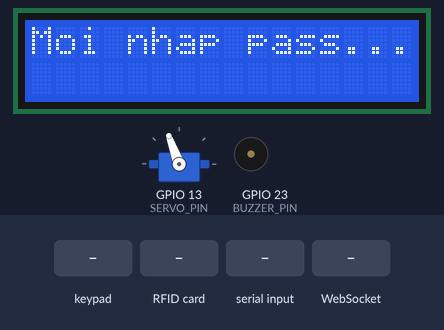
Recording of a sketch running on a simulated ESP32. On the bench: servo, 16×2 character LCD, buzzer (waves = sounding, pin HIGH). Inputs (shaded band) come from the test bench. EEPROM starts erased; what the sketch prints to the serial monitor is not drawn.

Above: at 1.3 s.
1.4 s: keypad keys 1 2 3 4 A pressed 0.4 s apart
At 4.6 s:
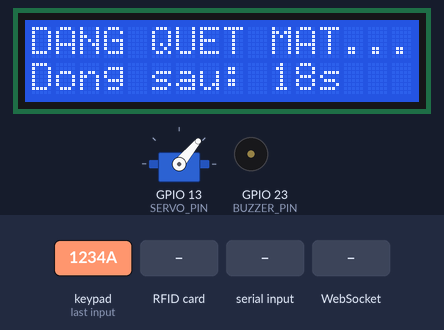
4.9 s: RFID card 12 34 56 78 held to the reader
At 5.9 s:
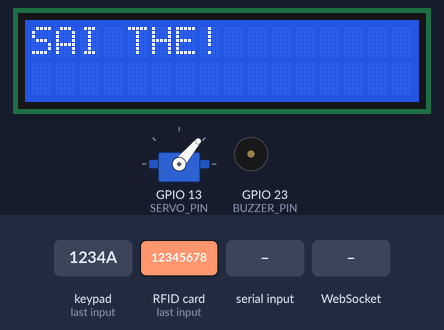
7.9 s: "OPEN_DOOR\n" received over Serial
At 8.9 s:
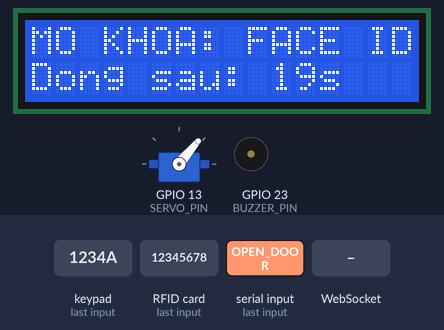
10.9 s: WebSocket text "learn" received
At 12.8 s:
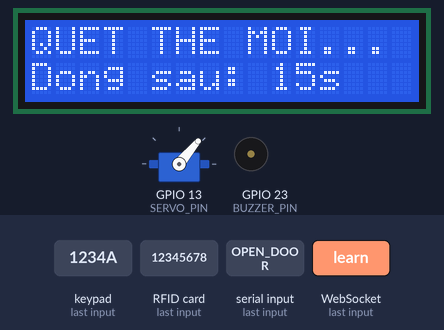
13.9 s: key '1' pressed
At 14.5 s:
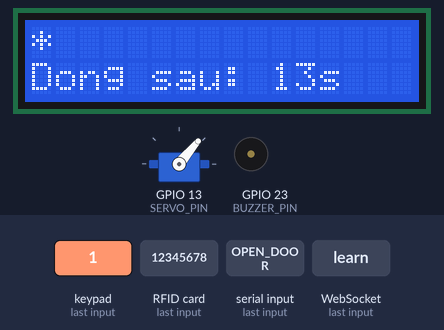
16.6 s: keypad keys 1 4 2 7 2 6 2 5 # pressed 0.4 s apart
At 18.7 s:
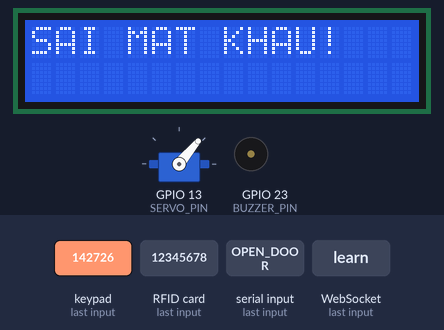
Timing chart, 0 to 29.8 s (numbered marks = the images above; inputs shaded):
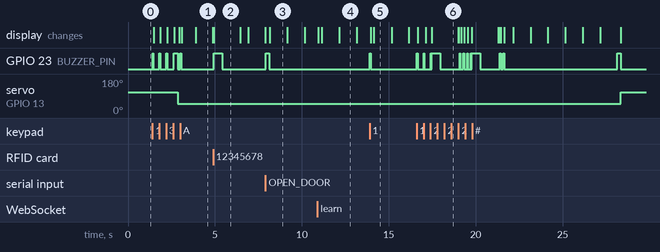

The sketch:

sketch_jan4a.ino
```cpp
#include <WiFi.h>
#include <ESPAsyncWebServer.h>
#include <AsyncTCP.h>
#include <ESP32Servo.h>
#include <LiquidCrystal_I2C.h>
#include <Keypad.h>
#include <Password.h>
#include <SPI.h>
#include <MFRC522.h>
#include <Preferences.h>

// --- CẤU HÌNH CHÂN ---
#define SS_PIN 4
#define RST_PIN 5
#define BUZZER_PIN 23
#define SERVO_PIN 13

// --- CẤU HÌNH KEYPAD ---
const byte ROWS = 4;
const byte COLS = 4;
char keys[ROWS][COLS] = {
  {'1','2','3','A'},
  {'4','5','6','B'},
  {'7','8','9','C'},
  {'*','0','#','D'}
};
byte rowPins[ROWS] = {14, 27, 26, 25};
byte colPins[COLS] = {33, 32, 18, 19};
Keypad keypad = Keypad(makeKeymap(keys), rowPins, colPins, ROWS, COLS);

// KHỞI TẠO ĐỐI TƯỢNG
Servo servo;
AsyncWebServer server(80);
AsyncWebSocket ws("/ws");
Preferences preferences;
LiquidCrystal_I2C lcd(0x27, 16, 2);
MFRC522 rfid(SS_PIN, RST_PIN);
Password password = Password("1234");

// BIẾN TOÀN CỤC
String currentPassString = "1234";
const int MAX_CARDS = 10;
byte cardList[MAX_CARDS][4];
int cardCount = 0;
bool isLearningMode = false;
String faceNames = "";
bool doorLocked = true;
unsigned long openStartTime = 0;
const unsigned long AUTO_CLOSE_DELAY = 20000; // 20 giây tự đóng
bool timerActive = false;
int lastRemainingSec = -1;

// KHAI BÁO HÀM
void sendData();
void controlDoor(bool lock, String method);
void displayWelcomeMessage();
void deleteCard(int index);
void updatePassword(String newPass);
void updateTimerDisplay(int remaining);

// --- GIAO DIỆN WEB ---
void handleRoot(AsyncWebServerRequest *request) {
  String html = R"rawliteral(
<!DOCTYPE html><html><head><meta charset="UTF-8"><meta name="viewport" content="width=device-width, initial-scale=1">
<style>
  body { font-family: sans-serif; background: #1a1a2e; color: white; text-align: center; }
  .container { max-width: 450px; margin: auto; background: #16213e; padding: 20px; border-radius: 15px; }
  .timer-box { font-size: 48px; color: #e94560; background: #0f3460; padding: 10px; border-radius: 10px; margin: 10px 0; }
  .item-row { background: #0f3460; margin: 8px 0; padding: 12px; display: flex; justify-content: space-between; border-radius: 8px; align-items: center; }
  .btn { padding: 10px; cursor: pointer; border: none; border-radius: 5px; color: white; font-weight: bold; }
  .btn-unlock { background: #27ae60; width: 100%; font-size: 18px; }
  .btn-del { background: #c0392b; font-size: 12px; }
  .inp-pass { padding: 10px; width: 60%; border-radius: 5px; border: none; }
</style>
<script>
  var gateway = `ws://${window.location.hostname}/ws`;
  var websocket;
  window.onload = () => {
    websocket = new WebSocket(gateway);
    websocket.onmessage = (e) => {
      var data = JSON.parse(e.data);
      document.getElementById('timer').innerText = data.remaining + "s";
      document.getElementById('doorStatus').innerText = data.locked ? "ĐANG KHÓA" : "ĐANG MỞ";

      let fHtml = "";
      if(data.faceNames) {
        data.faceNames.split(",").forEach((name) => {
          if(name) fHtml += `<div class="item-row"><span>Mặt: ${name}</span><button class="btn btn-del" onclick="delFace('${name}')">XÓA</button></div>`;
        });
      }
      document.getElementById('faceList').innerHTML = fHtml;

      let cHtml = "";
      for(let i=0; i<data.cardCnt; i++) {
        cHtml += `<div class="item-row"><span>Thẻ RFID #${i+1}</span><button class="btn btn-del" onclick="delCard(${i})">XÓA</button></div>`;
      }
      document.getElementById('cardList').innerHTML = cHtml;
    };
  };
  function send(m) { websocket.send(m); }
  function delFace(name) { if(confirm("Xóa mặt " + name + "?")) send("delface_" + name); }
  function delCard(idx) { if(confirm("Xóa thẻ?")) send("del_" + idx); }
  function learnFace() { let name = prompt("Tên người mới:"); if(name) send("learnface_" + name); }

  function changePass() {
    let p = document.getElementById("newPassInput").value;
    if(p.length === 4 && !isNaN(p)) {
      if(confirm("Đổi mật khẩu thành: " + p + "?")) {
        send("changepass_" + p);
        document.getElementById("newPassInput").value = "";
      }
    } else {
      alert("Mật khẩu phải là 4 chữ số!");
    }
  }
</script></head>
<body>
  <div class="container">
    <h2 id="doorStatus">KET NOI...</h2>
    <div class="timer-box" id="timer">20s</div>
    <button class="btn btn-unlock" onclick="send('toggle')">DONG/MO CUA</button>

    <div style="margin-top:20px; background:#0f3460; padding:10px; border-radius:10px">
      <h3>DOI MAT KHAU KEYPAD</h3>
      <input type="number" id="newPassInput" class="inp-pass" placeholder="Nhập 4 số mới">
      <button class="btn" style="background:#8e44ad; width:30%" onclick="changePass()">LƯU</button>
    </div>

    <div style="margin-top:10px">
      <button class="btn" style="background:#f39c12" onclick="send('learn')">THEM THE RFID</button>
      <button class="btn" style="background:#3498db" onclick="learnFace()">THEM MAT</button>
    </div>
    <hr><h3>DANH SACH MAT</h3><div id="faceList"></div>
    <hr><h3>DANH SACH THE</h3><div id="cardList"></div>
  </div>
</body></html>)rawliteral";
  request->send(200, "text/html", html);
}

// --- SETUP ---
void setup() {
  Serial.begin(115200);

  // Nạp thẻ nhớ Flash
  preferences.begin("my-app", false);
  cardCount = preferences.getInt("count", 0);
  for (int i = 0; i < cardCount; i++) {
    String key = "c" + String(i);
    preferences.getBytes(key.c_str(), cardList[i], 4);
  }
  if(preferences.isKey("sys_pass")) {
    currentPassString = preferences.getString("sys_pass");
  }
  password.set((char*)currentPassString.c_str());
  Serial.println("Mat khau: " + currentPassString);

  // WiFi AP
  WiFi.softAP("ESP32_CuaThongMinh", "12345678");
  Serial.print("IP Address: ");
  Serial.println(WiFi.softAPIP());

  // Cài đặt Servo
  servo.setPeriodHertz(50);
  servo.attach(SERVO_PIN, 500, 2400);
  servo.write(110); // Góc khóa ban đầu

  // Khởi động thiết bị ngoại vi
  lcd.init(); lcd.backlight();
  pinMode(BUZZER_PIN, OUTPUT);
  SPI.begin(15, 35, 2, 4); // SCK, MISO, MOSI, SS (Sửa lại nếu chân khác)
  rfid.PCD_Init();

  // Cài đặt Server & WebSocket
  server.on("/", HTTP_GET, handleRoot);

  ws.onEvent([](AsyncWebSocket *s, AsyncWebSocketClient *c, AwsEventType t, void *arg, uint8_t *data, size_t len){
    if (t == WS_EVT_CONNECT) sendData();
    if (t == WS_EVT_DATA) {
      data[len] = 0; String msg = (char*)data;
      if (msg == "toggle") { doorLocked = !doorLocked; controlDoor(doorLocked, "web"); }
      else if (msg == "learn") { isLearningMode = true; lcd.clear(); lcd.print("QUET THE MOI..."); }
      else if (msg.startsWith("learnface_")) Serial.println("LEARNFACE:" + msg.substring(10));
      else if (msg.startsWith("delface_")) Serial.println("DELETE_FACE:" + msg.substring(8));
      else if (msg.startsWith("del_")) deleteCard(msg.substring(4).toInt());
      else if (msg.startsWith("changepass_")) updatePassword(msg.substring(11));
    }
  });

  server.addHandler(&ws);

  // --- QUAN TRỌNG: NHẬN TÍN HIỆU TỪ PYTHON ---
  server.on("/face_toggle", HTTP_POST, [](AsyncWebServerRequest *request){
      doorLocked = false;             // Chuyển trạng thái mở
      controlDoor(doorLocked, "FACE ID"); // Kích hoạt Servo & LCD
      request->send(200, "text/plain", "OK"); // Phản hồi cho Python
      Serial.println("DA NHAN LENH MO CUA TU PYTHON");
  });
  // -------------------------------------------

  server.begin();
  displayWelcomeMessage();
}

// --- LOOP ---
void loop() {
  // Timer tự đóng cửa
  if (timerActive && !doorLocked) {
      unsigned long elapsed = millis() - openStartTime;
      if (elapsed >= AUTO_CLOSE_DELAY) {
          doorLocked = true; timerActive = false;
          controlDoor(true, "auto");
      } else {
          int remaining = (AUTO_CLOSE_DELAY - elapsed) / 1000;
          if (remaining != lastRemainingSec) {
              lastRemainingSec = remaining;
              sendData(); updateTimerDisplay(remaining);
          }
      }
  }

  // Xử lý Keypad
  char key = keypad.getKey();
  if (key != NO_KEY) {
    digitalWrite(BUZZER_PIN, HIGH); delay(50); digitalWrite(BUZZER_PIN, LOW);

    if (key == 'A') { // Bắt đầu nhận diện
       Serial.println("START_RECOGNITION");
       lcd.clear(); lcd.print("DANG QUET MAT...");
    }
    else if (key == 'C') { // Reset mật khẩu đang nhập
       password.reset(); displayWelcomeMessage();
    }
    else { // Nhập mật khẩu
       static int len = 0;
       if (len == 0) lcd.clear();
       password.append(key); lcd.print("*"); len++;
       if (len == 4) {
          if (password.evaluate()) {
             doorLocked = !doorLocked; controlDoor(doorLocked, "keypad");
          } else {
             lcd.clear(); lcd.print("SAI MAT KHAU!");
             digitalWrite(BUZZER_PIN, HIGH); delay(500); digitalWrite(BUZZER_PIN, LOW);
             delay(1000); displayWelcomeMessage();
          }
          password.reset(); len = 0;
       }
    }
  }

  // Xử lý RFID
  if (rfid.PICC_IsNewCardPresent() && rfid.PICC_ReadCardSerial()) {
    byte currUID[4]; for (byte i = 0; i < 4; i++) currUID[i] = rfid.uid.uidByte[i];
    if (isLearningMode) {
      if(cardCount < MAX_CARDS) {
        memcpy(cardList[cardCount], currUID, 4);
        preferences.putBytes(("c" + String(cardCount)).c_str(), cardList[cardCount], 4);
        cardCount++; preferences.putInt("count", cardCount);
        lcd.clear(); lcd.print("DA THEM THE!"); digitalWrite(BUZZER_PIN, HIGH); delay(500); digitalWrite(BUZZER_PIN, LOW);
      }
      isLearningMode = false; delay(1000); displayWelcomeMessage();
    } else {
      bool f = false; for (int i = 0; i < cardCount; i++) if (memcmp(currUID, cardList[i], 4) == 0) f = true;
      if (f) { doorLocked = !doorLocked; controlDoor(doorLocked, "RFID"); }
      else { lcd.clear(); lcd.print("SAI THE!"); digitalWrite(BUZZER_PIN, HIGH); delay(500); digitalWrite(BUZZER_PIN, LOW); delay(1000); displayWelcomeMessage(); }
    }
    rfid.PICC_HaltA(); rfid.PCD_StopCrypto1();
  }

  // Xử lý lệnh từ Serial (Python gửi tên khuôn mặt đã lưu)
  if (Serial.available() > 0) {
    String in = Serial.readStringUntil('\n');
    in.trim(); // Cắt bỏ khoảng trắng thừa (Rất quan trọng)

    // 1. Lệnh cập nhật danh sách tên (như cũ)
    if (in.startsWith("LIST:")) {
        faceNames = in.substring(5);
        sendData();
    }

    // 2. LỆNH MỞ CỬA TỪ FACE ID (Cái bạn đang thiếu)
    else if (in == "OPEN_DOOR") {
        Serial.println("ESP32: DA MO KHOA BANG FACE ID");
        doorLocked = false;             // Mở chốt
        controlDoor(doorLocked, "FACE ID"); // Kích hoạt Servo + Timer 20s
    }
  }
}

// --- CÁC HÀM PHỤ TRỢ ---

void updateTimerDisplay(int remaining) {
    lcd.setCursor(0, 1);
    lcd.print("Dong sau: "); lcd.print(remaining); lcd.print("s  ");
}

void updatePassword(String newPass) {
  if(newPass.length() == 4) {
    currentPassString = newPass;
    preferences.putString("sys_pass", currentPassString);
    password.set((char*)currentPassString.c_str());
    digitalWrite(BUZZER_PIN, HIGH); delay(100); digitalWrite(BUZZER_PIN, LOW);
    delay(100); digitalWrite(BUZZER_PIN, HIGH); delay(100); digitalWrite(BUZZER_PIN, LOW);
    Serial.println("Mat khau moi: " + currentPassString);
  }
}

void controlDoor(bool lock, String method) {
  digitalWrite(BUZZER_PIN, HIGH); delay(200); digitalWrite(BUZZER_PIN, LOW);

  if(lock) servo.write(110); // Góc KHÓA
  else servo.write(50);      // Góc MỞ

  if (!lock) {
      openStartTime = millis(); timerActive = true; lastRemainingSec = -1;
      lcd.clear(); lcd.print("MO KHOA: " + method);
      updateTimerDisplay(AUTO_CLOSE_DELAY / 1000);
  } else {
      timerActive = false;
      lcd.clear(); lcd.print("DA KHOA CUA");
      delay(1500); displayWelcomeMessage();
  }
  sendData();
}

void displayWelcomeMessage() { lcd.clear(); lcd.print("Moi nhap pass..."); }

void deleteCard(int index) {
  if (index < 0 || index >= cardCount) return;
  for (int i = index; i < cardCount - 1; i++) memcpy(cardList[i], cardList[i+1], 4);
  cardCount--;
  preferences.putInt("count", cardCount);
  for (int i = 0; i < cardCount; i++) { String key = "c" + String(i); preferences.putBytes(key.c_str(), cardList[i], 4); }
  sendData();
}

void sendData() {
  int rem = (timerActive && !doorLocked) ? (AUTO_CLOSE_DELAY - (millis() - openStartTime)) / 1000 : 20;
  String json = "{\"locked\":" + String(doorLocked) + ",\"remaining\":" + String(rem < 0 ? 0 : rem) + ",\"faceNames\":\"" + faceNames + "\",\"cardCnt\":" + String(cardCount) + "}";
  ws.textAll(json);
}
```

Measured:
- after the input at 1.4 s, GPIO 23 (BUZZER_PIN): goes 3 × (HIGH 0.05 s, LOW 0.34 s), HIGH 0.25 s, LOW 0.15 s, HIGH 0.05 s, then LOW, starting at once; servo on GPIO 13 (SERVO_PIN): 110° → 50° after 1.5 s; the display: first changes after 0.07 s (image 1 shows a later state)
- after the input at 4.9 s, GPIO 23 (BUZZER_PIN): LOW → HIGH at once, → LOW 0.50 s later; the display: changes at once (image 2)
- after the input at 7.9 s, GPIO 23 (BUZZER_PIN): LOW → HIGH at once, → LOW 0.20 s later; the display: first differs from a run without the input after 0.27 s (image 3)
- after the input at 10.9 s, the display: first changes at once (image 4 shows a later state)
- after the input at 13.9 s, GPIO 23 (BUZZER_PIN): LOW → HIGH at once, → LOW 0.05 s later; the display: first changes after 0.06 s (image 5 shows a later state)
- after the input at 16.6 s, the display: first changes after 0.07 s (image 6 shows a later state)
- what the display in image 1 shows lasts 1.0 s, from 3.9 s to 4.9 s
